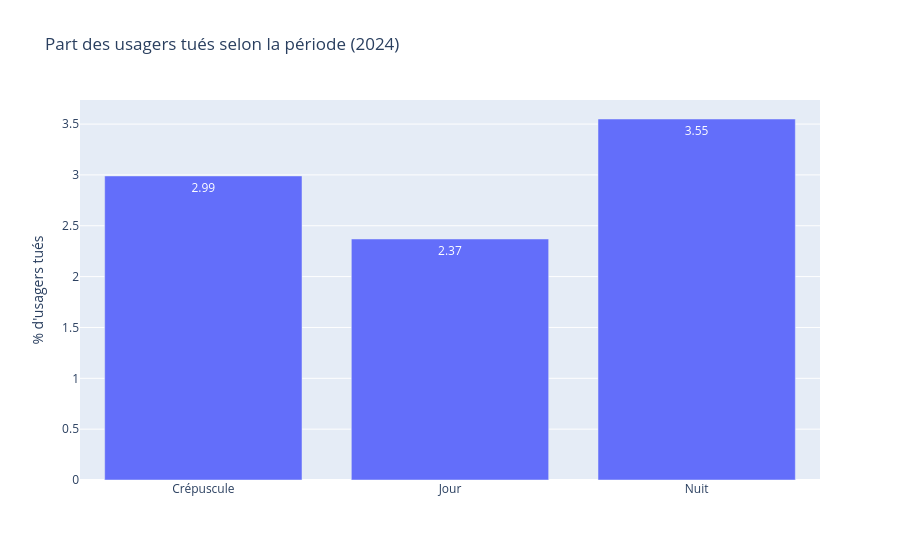

This figure's notebook cell:
### Code cell
# Part de tués selon la période
gravite_periode = sql("""
    SELECT a.periode,
        ROUND(100.0 * SUM(CASE WHEN u.gravite = 'Tué' THEN 1 ELSE 0 END) / COUNT(*), 2) AS pct_tues
    FROM usagers AS u
    JOIN accidents AS a ON u.Num_Acc = a.Num_Acc
    GROUP BY a.periode
""")

fig = px.bar(
    gravite_periode, x="periode", y="pct_tues",
    text="pct_tues",   # affiche la valeur au-dessus de chaque barre
    title="Part des usagers tués selon la période (2024)",
    labels={"periode": "", "pct_tues": "% d'usagers tués"},
)
fig.show()

### Figure 1 — Plotly figure (JSON) as saved in the notebook; plotly's stock layout.template omitted (floating-point values rounded to 4 significant figures)
{"data": [{"hovertemplate": "=%{x}<br>% d'usagers tués=%{text}<extra></extra>", "legendgroup": "", "marker": {"color": "#636efa", "pattern": {"shape": ""}}, "name": "", "orientation": "v", "showlegend": false, "text": [2.99, 2.37, 3.55], "textposition": "auto", "type": "bar", "x": ["Crépuscule", "Jour", "Nuit"], "xaxis": "x", "y": [2.99, 2.37, 3.55], "yaxis": "y"}], "layout": {"barmode": "relative", "legend": {"tracegroupgap": 0}, "title": {"text": "Part des usagers tués selon la période (2024)"}, "xaxis": {"anchor": "y", "domain": [0, 1], "title": {"text": ""}}, "yaxis": {"anchor": "x", "domain": [0, 1], "title": {"text": "% d'usagers tués"}}}}
